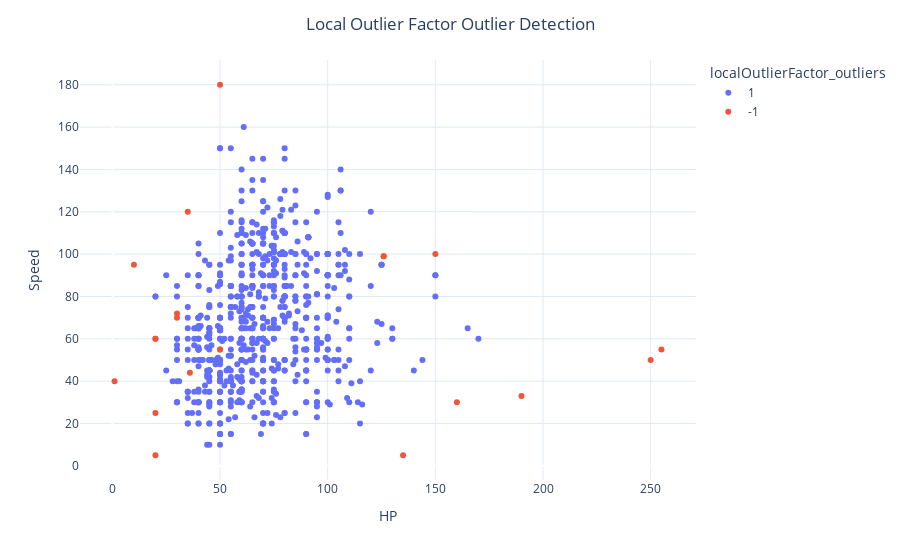

Notebook code cell kept with this figure:
### Markdown cell above
The most important parameter is *n_neighbors*. The default is 20, which gave 45 outliers. I changed it to 11 to find less outliers, closer to our 2%.

### Code cell
fig = px.scatter(data, x=x1, y=x2, color='localOutlierFactor_outliers', hover_name='Name')
fig.update_layout(title='Local Outlier Factor Outlier Detection', title_x=0.5, yaxis=dict(gridcolor = '#DFEAF4'), xaxis=dict(gridcolor = '#DFEAF4'), plot_bgcolor='white')
fig.show()

### Figure 1 — Plotly figure (JSON) as saved in the notebook; plotly's stock layout.template omitted (floating-point values rounded to 4 significant figures; data arrays with more than 128 entries replaced by an {"elided": "..."} marker saying what was removed)
{"data": [{"hovertemplate": "<b>%{hovertext}</b><br><br>localOutlierFactor_outliers=1<br>HP=%{x}<br>Speed=%{y}<extra></extra>", "hovertext": {"elided": "779 str values"}, "legendgroup": "1", "marker": {"color": "#636efa", "symbol": "circle"}, "mode": "markers", "name": "1", "orientation": "v", "showlegend": true, "type": "scatter", "x": {"elided": "779 int values"}, "xaxis": "x", "y": {"elided": "779 int values"}, "yaxis": "y"}, {"hovertemplate": "<b>%{hovertext}</b><br><br>localOutlierFactor_outliers=-1<br>HP=%{x}<br>Speed=%{y}<extra></extra>", "hovertext": ["Rattata", "Diglett", "Dugtrio", "Psyduck", "Chansey", "Snorlax", "Pichu", "Wobbuffet", "Shuckle", "Blissey", "Slaking", "Shedinja", "Duskull", "DeoxysSpeed Forme", "Combee", "Mime Jr.", "Munchlax", "Dwebble", "Vanillite", "Xerneas", "Yveltal"], "legendgroup": "-1", "marker": {"color": "#EF553B", "symbol": "circle"}, "mode": "markers", "name": "-1", "orientation": "v", "showlegend": true, "type": "scatter", "x": [30, 10, 35, 50, 250, 160, 20, 190, 20, 255, 150, 1, 20, 50, 30, 20, 135, 50, 36, 126, 126], "xaxis": "x", "y": [72, 95, 120, 55, 50, 30, 60, 33, 5, 55, 100, 40, 25, 180, 70, 60, 5, 55, 44, 99, 99], "yaxis": "y"}], "layout": {"legend": {"title": {"text": "localOutlierFactor_outliers"}, "tracegroupgap": 0}, "margin": {"t": 60}, "plot_bgcolor": "white", "title": {"text": "Local Outlier Factor Outlier Detection", "x": 0.5}, "xaxis": {"anchor": "y", "domain": [0, 1], "gridcolor": "#DFEAF4", "title": {"text": "HP"}}, "yaxis": {"anchor": "x", "domain": [0, 1], "gridcolor": "#DFEAF4", "title": {"text": "Speed"}}}}
